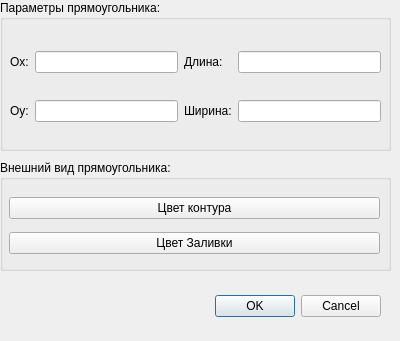
<?xml version="1.0" encoding="UTF-8"?>
<ui version="4.0">
 <class>DialogRectangle</class>
 <widget class="QDialog" name="DialogRectangle">
  <property name="geometry">
   <rect>
    <x>0</x>
    <y>0</y>
    <width>400</width>
    <height>341</height>
   </rect>
  </property>
  <property name="windowTitle">
   <string>Dialog</string>
  </property>
  <widget class="QDialogButtonBox" name="buttonBox">
   <property name="geometry">
    <rect>
     <x>10</x>
     <y>290</y>
     <width>371</width>
     <height>32</height>
    </rect>
   </property>
   <property name="orientation">
    <enum>Qt::Horizontal</enum>
   </property>
   <property name="standardButtons">
    <set>QDialogButtonBox::Cancel|QDialogButtonBox::Ok</set>
   </property>
  </widget>
  <widget class="QGroupBox" name="aspectRectangle">
   <property name="geometry">
    <rect>
     <x>0</x>
     <y>160</y>
     <width>391</width>
     <height>111</height>
    </rect>
   </property>
   <property name="title">
    <string>Внешний вид прямоугольника:</string>
   </property>
   <widget class="QWidget" name="verticalLayoutWidget">
    <property name="geometry">
     <rect>
      <x>9</x>
      <y>30</y>
      <width>371</width>
      <height>73</height>
     </rect>
    </property>
    <layout class="QVBoxLayout" name="verticalLayout">
     <item>
      <widget class="QPushButton" name="PenColor">
       <property name="text">
        <string>Цвет контура</string>
       </property>
      </widget>
     </item>
     <item>
      <widget class="QPushButton" name="BrushColor">
       <property name="text">
        <string>Цвет Заливки</string>
       </property>
      </widget>
     </item>
    </layout>
   </widget>
  </widget>
  <widget class="QGroupBox" name="parametersRectangle">
   <property name="geometry">
    <rect>
     <x>0</x>
     <y>0</y>
     <width>391</width>
     <height>151</height>
    </rect>
   </property>
   <property name="title">
    <string>Параметры прямоугольника:</string>
   </property>
   <widget class="QWidget" name="gridLayoutWidget">
    <property name="geometry">
     <rect>
      <x>10</x>
      <y>30</y>
      <width>371</width>
      <height>115</height>
     </rect>
    </property>
    <layout class="QGridLayout" name="gridLayout">
     <item row="1" column="3">
      <widget class="QLineEdit" name="lineWidth"/>
     </item>
     <item row="0" column="2">
      <widget class="QLabel" name="lengthLabel">
       <property name="text">
        <string>Длина:</string>
       </property>
      </widget>
     </item>
     <item row="0" column="3">
      <widget class="QLineEdit" name="lineLength">
       <property name="text">
        <string/>
       </property>
      </widget>
     </item>
     <item row="1" column="0">
      <widget class="QLabel" name="posYLabel">
       <property name="text">
        <string>Oy:</string>
       </property>
      </widget>
     </item>
     <item row="1" column="1">
      <widget class="QLineEdit" name="linePositionY"/>
     </item>
     <item row="1" column="2">
      <widget class="QLabel" name="widthLabel">
       <property name="text">
        <string>Ширина:</string>
       </property>
      </widget>
     </item>
     <item row="0" column="1">
      <widget class="QLineEdit" name="linePositionX"/>
     </item>
     <item row="0" column="0">
      <widget class="QLabel" name="posXLabel">
       <property name="text">
        <string>Ox:</string>
       </property>
      </widget>
     </item>
    </layout>
   </widget>
  </widget>
 </widget>
 <resources/>
 <connections>
  <connection>
   <sender>buttonBox</sender>
   <signal>accepted()</signal>
   <receiver>DialogRectangle</receiver>
   <slot>accept()</slot>
   <hints>
    <hint type="sourcelabel">
     <x>248</x>
     <y>254</y>
    </hint>
    <hint type="destinationlabel">
     <x>157</x>
     <y>274</y>
    </hint>
   </hints>
  </connection>
  <connection>
   <sender>buttonBox</sender>
   <signal>rejected()</signal>
   <receiver>DialogRectangle</receiver>
   <slot>reject()</slot>
   <hints>
    <hint type="sourcelabel">
     <x>316</x>
     <y>260</y>
    </hint>
    <hint type="destinationlabel">
     <x>286</x>
     <y>274</y>
    </hint>
   </hints>
  </connection>
 </connections>
</ui>
